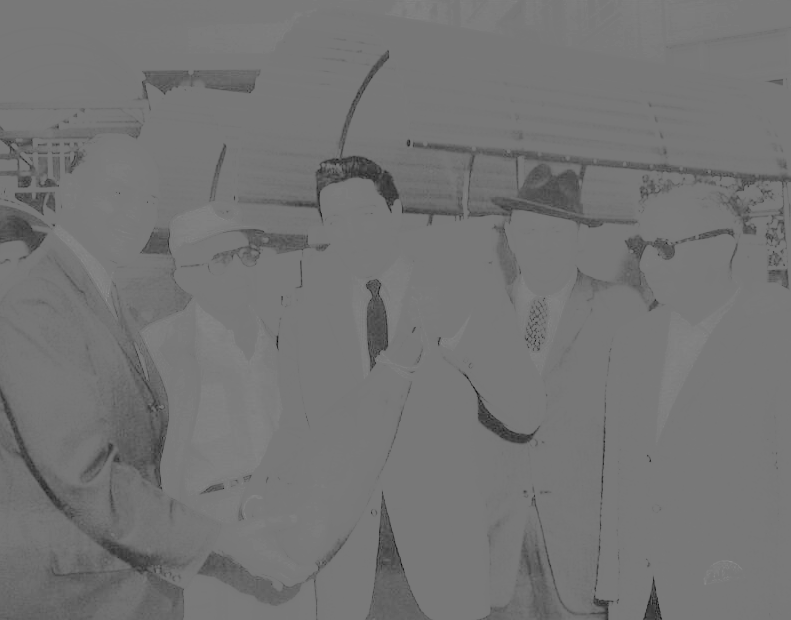
#> input picture images/fig1.png, 791 x 620 px, found by its file name
$ python Preg.2.py
#> lines starting #> are read from the running program, lines starting #| are printed output that depends on the picture
#Alumno: Aucapiña Suvizarreta Edwar
#Codigo: 113572
# 2.

import cv2
import numpy as np
import matplotlib.pyplot as plt
#--leer la imagen
img= cv2.imread('images/fig1.png', 0)
#> img is the input picture: shape (620, 791); min 0, max 145, mean 115.9
cv2.imshow('Imagen original', img)

#--aplicando la ecualización
histequ = cv2.equalizeHist(img)
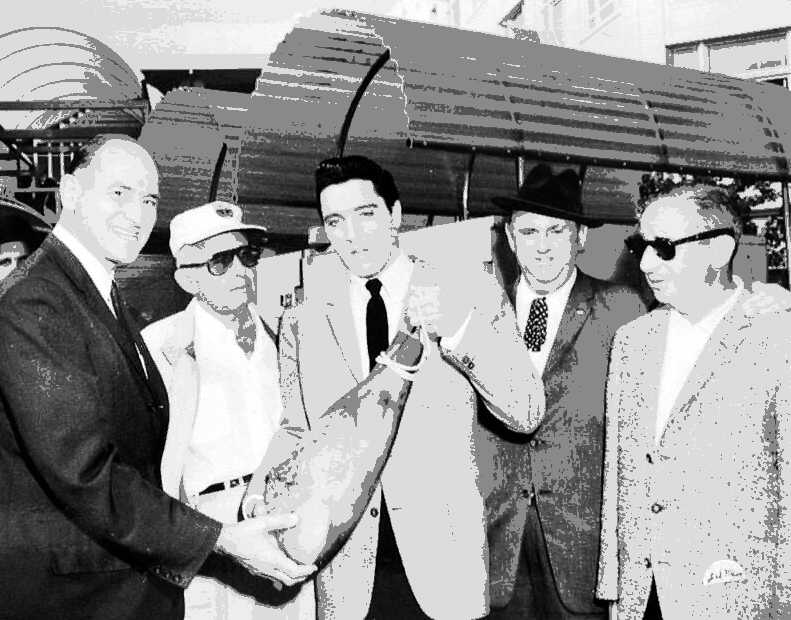
#> histequ: shape (620, 791); min 0, max 255, mean 147.9
#--muestra la imagen ecualizada
cv2.imshow('Imagen ecualizada', histequ)

cv2.waitKey(0)
cv2.destroyAllWindows()
